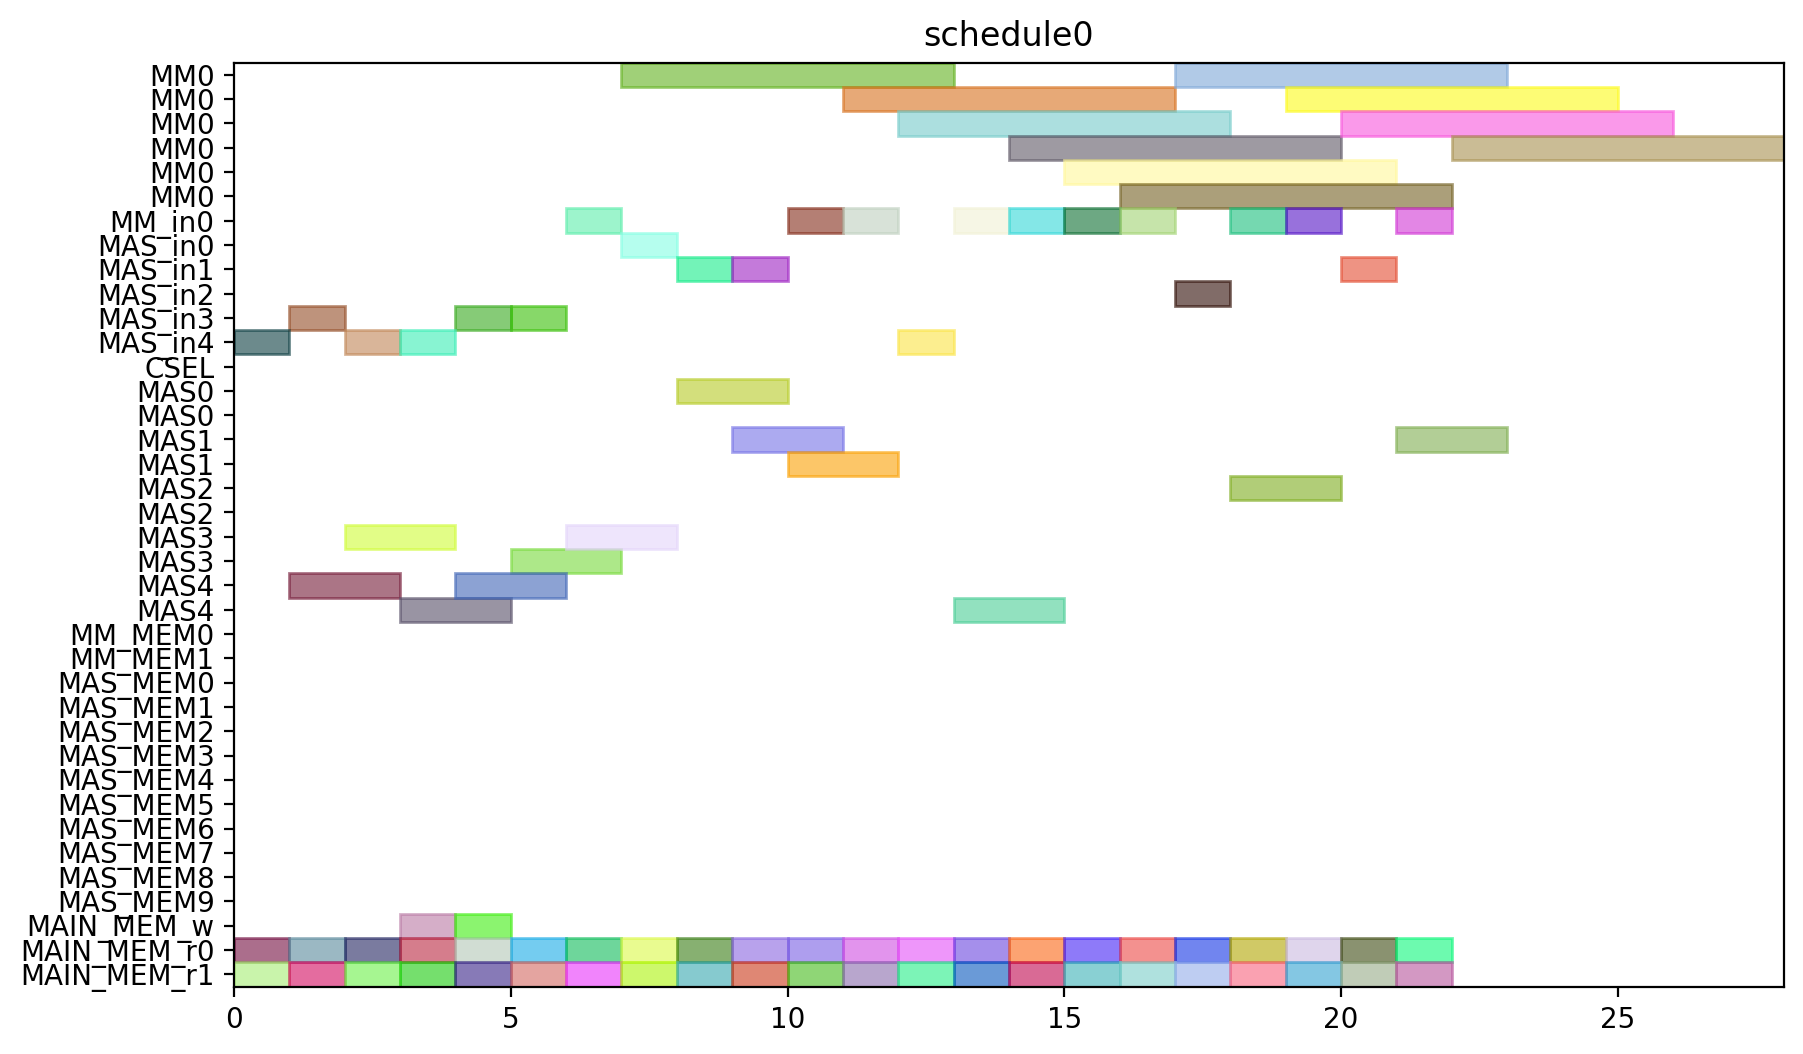

Python code for this plot:
from pyschedule import Scenario, solvers, plotters, alt


def solve():
	horizon = 120
	S = Scenario("schedule0", horizon=horizon)

	# resource
	MM = S.Resources('MM', num=1, size=6)
	MM_in = S.Resources('MM_in', num=1)
	MAS_in = S.Resources('MAS_in', num=5)
	CSEL = S.Resource('CSEL')
	MAS = S.Resources('MAS', num=5, size=2, periods=range(1, horizon))
	MM_MEM = S.Resources('MM_MEM', num=2)
	MAS_MEM = S.Resources('MAS_MEM', num=10)
	MAIN_MEM_w = S.Resource('MAIN_MEM_w', size=1)
	MAIN_MEM_r = S.Resources('MAIN_MEM_r', num=2)

	# result of previous scheduling

	# new tasks
	c10_t0 = S.Task('c10_t0', length=6, delay_cost=1)
	c10_t0 += alt(MM)
	c10_t0_in = S.Task('c10_t0_in', length=1, delay_cost=1)
	c10_t0_in += alt(MM_in)
	S += c10_t0_in*MM_in[0]<=c10_t0*MM[0]
	c10_t0_mem0 = S.Task('c10_t0_mem0', length=1, delay_cost=1)
	c10_t0_mem0 += MAIN_MEM_r[0]
	S += c10_t0_mem0 <= c10_t0

	c10_t0_mem1 = S.Task('c10_t0_mem1', length=1, delay_cost=1)
	c10_t0_mem1 += MAIN_MEM_r[1]
	S += c10_t0_mem1 <= c10_t0

	c10_t1 = S.Task('c10_t1', length=6, delay_cost=1)
	c10_t1 += alt(MM)
	c10_t1_in = S.Task('c10_t1_in', length=1, delay_cost=1)
	c10_t1_in += alt(MM_in)
	S += c10_t1_in*MM_in[0]<=c10_t1*MM[0]
	c10_t1_mem0 = S.Task('c10_t1_mem0', length=1, delay_cost=1)
	c10_t1_mem0 += MAIN_MEM_r[0]
	S += c10_t1_mem0 <= c10_t1

	c10_t1_mem1 = S.Task('c10_t1_mem1', length=1, delay_cost=1)
	c10_t1_mem1 += MAIN_MEM_r[1]
	S += c10_t1_mem1 <= c10_t1

	c10_t2 = S.Task('c10_t2', length=2, delay_cost=1)
	c10_t2 += alt(MAS)
	c10_t2_in = S.Task('c10_t2_in', length=1, delay_cost=1)
	c10_t2_in += alt(MAS_in)
	S += c10_t2_in*MAS_in[0]<=c10_t2*MAS[0]

	S += c10_t2_in*MAS_in[1]<=c10_t2*MAS[1]

	S += c10_t2_in*MAS_in[2]<=c10_t2*MAS[2]

	S += c10_t2_in*MAS_in[3]<=c10_t2*MAS[3]

	S += c10_t2_in*MAS_in[4]<=c10_t2*MAS[4]

	c10_t2_mem0 = S.Task('c10_t2_mem0', length=1, delay_cost=1)
	c10_t2_mem0 += MAIN_MEM_r[0]
	S += c10_t2_mem0 <= c10_t2

	c10_t2_mem1 = S.Task('c10_t2_mem1', length=1, delay_cost=1)
	c10_t2_mem1 += MAIN_MEM_r[1]
	S += c10_t2_mem1 <= c10_t2

	c10_t3 = S.Task('c10_t3', length=2, delay_cost=1)
	c10_t3 += alt(MAS)
	c10_t3_in = S.Task('c10_t3_in', length=1, delay_cost=1)
	c10_t3_in += alt(MAS_in)
	S += c10_t3_in*MAS_in[0]<=c10_t3*MAS[0]

	S += c10_t3_in*MAS_in[1]<=c10_t3*MAS[1]

	S += c10_t3_in*MAS_in[2]<=c10_t3*MAS[2]

	S += c10_t3_in*MAS_in[3]<=c10_t3*MAS[3]

	S += c10_t3_in*MAS_in[4]<=c10_t3*MAS[4]

	c10_t3_mem0 = S.Task('c10_t3_mem0', length=1, delay_cost=1)
	c10_t3_mem0 += MAIN_MEM_r[0]
	S += c10_t3_mem0 <= c10_t3

	c10_t3_mem1 = S.Task('c10_t3_mem1', length=1, delay_cost=1)
	c10_t3_mem1 += MAIN_MEM_r[1]
	S += c10_t3_mem1 <= c10_t3

	c20_t0 = S.Task('c20_t0', length=6, delay_cost=1)
	c20_t0 += alt(MM)
	c20_t0_in = S.Task('c20_t0_in', length=1, delay_cost=1)
	c20_t0_in += alt(MM_in)
	S += c20_t0_in*MM_in[0]<=c20_t0*MM[0]
	c20_t0_mem0 = S.Task('c20_t0_mem0', length=1, delay_cost=1)
	c20_t0_mem0 += MAIN_MEM_r[0]
	S += c20_t0_mem0 <= c20_t0

	c20_t0_mem1 = S.Task('c20_t0_mem1', length=1, delay_cost=1)
	c20_t0_mem1 += MAIN_MEM_r[1]
	S += c20_t0_mem1 <= c20_t0

	c20_t1 = S.Task('c20_t1', length=6, delay_cost=1)
	c20_t1 += alt(MM)
	c20_t1_in = S.Task('c20_t1_in', length=1, delay_cost=1)
	c20_t1_in += alt(MM_in)
	S += c20_t1_in*MM_in[0]<=c20_t1*MM[0]
	c20_t1_mem0 = S.Task('c20_t1_mem0', length=1, delay_cost=1)
	c20_t1_mem0 += MAIN_MEM_r[0]
	S += c20_t1_mem0 <= c20_t1

	c20_t1_mem1 = S.Task('c20_t1_mem1', length=1, delay_cost=1)
	c20_t1_mem1 += MAIN_MEM_r[1]
	S += c20_t1_mem1 <= c20_t1

	c20_t2 = S.Task('c20_t2', length=2, delay_cost=1)
	c20_t2 += alt(MAS)
	c20_t2_in = S.Task('c20_t2_in', length=1, delay_cost=1)
	c20_t2_in += alt(MAS_in)
	S += c20_t2_in*MAS_in[0]<=c20_t2*MAS[0]

	S += c20_t2_in*MAS_in[1]<=c20_t2*MAS[1]

	S += c20_t2_in*MAS_in[2]<=c20_t2*MAS[2]

	S += c20_t2_in*MAS_in[3]<=c20_t2*MAS[3]

	S += c20_t2_in*MAS_in[4]<=c20_t2*MAS[4]

	c20_t2_mem0 = S.Task('c20_t2_mem0', length=1, delay_cost=1)
	c20_t2_mem0 += MAIN_MEM_r[0]
	S += c20_t2_mem0 <= c20_t2

	c20_t2_mem1 = S.Task('c20_t2_mem1', length=1, delay_cost=1)
	c20_t2_mem1 += MAIN_MEM_r[1]
	S += c20_t2_mem1 <= c20_t2

	c20_t3 = S.Task('c20_t3', length=2, delay_cost=1)
	c20_t3 += alt(MAS)
	c20_t3_in = S.Task('c20_t3_in', length=1, delay_cost=1)
	c20_t3_in += alt(MAS_in)
	S += c20_t3_in*MAS_in[0]<=c20_t3*MAS[0]

	S += c20_t3_in*MAS_in[1]<=c20_t3*MAS[1]

	S += c20_t3_in*MAS_in[2]<=c20_t3*MAS[2]

	S += c20_t3_in*MAS_in[3]<=c20_t3*MAS[3]

	S += c20_t3_in*MAS_in[4]<=c20_t3*MAS[4]

	c20_t3_mem0 = S.Task('c20_t3_mem0', length=1, delay_cost=1)
	c20_t3_mem0 += MAIN_MEM_r[0]
	S += c20_t3_mem0 <= c20_t3

	c20_t3_mem1 = S.Task('c20_t3_mem1', length=1, delay_cost=1)
	c20_t3_mem1 += MAIN_MEM_r[1]
	S += c20_t3_mem1 <= c20_t3

	c01_t0 = S.Task('c01_t0', length=6, delay_cost=1)
	c01_t0 += alt(MM)
	c01_t0_in = S.Task('c01_t0_in', length=1, delay_cost=1)
	c01_t0_in += alt(MM_in)
	S += c01_t0_in*MM_in[0]<=c01_t0*MM[0]
	c01_t0_mem0 = S.Task('c01_t0_mem0', length=1, delay_cost=1)
	c01_t0_mem0 += MAIN_MEM_r[0]
	S += c01_t0_mem0 <= c01_t0

	c01_t0_mem1 = S.Task('c01_t0_mem1', length=1, delay_cost=1)
	c01_t0_mem1 += MAIN_MEM_r[1]
	S += c01_t0_mem1 <= c01_t0

	c01_t1 = S.Task('c01_t1', length=6, delay_cost=1)
	c01_t1 += alt(MM)
	c01_t1_in = S.Task('c01_t1_in', length=1, delay_cost=1)
	c01_t1_in += alt(MM_in)
	S += c01_t1_in*MM_in[0]<=c01_t1*MM[0]
	c01_t1_mem0 = S.Task('c01_t1_mem0', length=1, delay_cost=1)
	c01_t1_mem0 += MAIN_MEM_r[0]
	S += c01_t1_mem0 <= c01_t1

	c01_t1_mem1 = S.Task('c01_t1_mem1', length=1, delay_cost=1)
	c01_t1_mem1 += MAIN_MEM_r[1]
	S += c01_t1_mem1 <= c01_t1

	c01_t2 = S.Task('c01_t2', length=2, delay_cost=1)
	c01_t2 += alt(MAS)
	c01_t2_in = S.Task('c01_t2_in', length=1, delay_cost=1)
	c01_t2_in += alt(MAS_in)
	S += c01_t2_in*MAS_in[0]<=c01_t2*MAS[0]

	S += c01_t2_in*MAS_in[1]<=c01_t2*MAS[1]

	S += c01_t2_in*MAS_in[2]<=c01_t2*MAS[2]

	S += c01_t2_in*MAS_in[3]<=c01_t2*MAS[3]

	S += c01_t2_in*MAS_in[4]<=c01_t2*MAS[4]

	c01_t2_mem0 = S.Task('c01_t2_mem0', length=1, delay_cost=1)
	c01_t2_mem0 += MAIN_MEM_r[0]
	S += c01_t2_mem0 <= c01_t2

	c01_t2_mem1 = S.Task('c01_t2_mem1', length=1, delay_cost=1)
	c01_t2_mem1 += MAIN_MEM_r[1]
	S += c01_t2_mem1 <= c01_t2

	c01_t3 = S.Task('c01_t3', length=2, delay_cost=1)
	c01_t3 += alt(MAS)
	c01_t3_in = S.Task('c01_t3_in', length=1, delay_cost=1)
	c01_t3_in += alt(MAS_in)
	S += c01_t3_in*MAS_in[0]<=c01_t3*MAS[0]

	S += c01_t3_in*MAS_in[1]<=c01_t3*MAS[1]

	S += c01_t3_in*MAS_in[2]<=c01_t3*MAS[2]

	S += c01_t3_in*MAS_in[3]<=c01_t3*MAS[3]

	S += c01_t3_in*MAS_in[4]<=c01_t3*MAS[4]

	c01_t3_mem0 = S.Task('c01_t3_mem0', length=1, delay_cost=1)
	c01_t3_mem0 += MAIN_MEM_r[0]
	S += c01_t3_mem0 <= c01_t3

	c01_t3_mem1 = S.Task('c01_t3_mem1', length=1, delay_cost=1)
	c01_t3_mem1 += MAIN_MEM_r[1]
	S += c01_t3_mem1 <= c01_t3

	c11_t0 = S.Task('c11_t0', length=6, delay_cost=1)
	c11_t0 += alt(MM)
	c11_t0_in = S.Task('c11_t0_in', length=1, delay_cost=1)
	c11_t0_in += alt(MM_in)
	S += c11_t0_in*MM_in[0]<=c11_t0*MM[0]
	c11_t0_mem0 = S.Task('c11_t0_mem0', length=1, delay_cost=1)
	c11_t0_mem0 += MAIN_MEM_r[0]
	S += c11_t0_mem0 <= c11_t0

	c11_t0_mem1 = S.Task('c11_t0_mem1', length=1, delay_cost=1)
	c11_t0_mem1 += MAIN_MEM_r[1]
	S += c11_t0_mem1 <= c11_t0

	c11_t1 = S.Task('c11_t1', length=6, delay_cost=1)
	c11_t1 += alt(MM)
	c11_t1_in = S.Task('c11_t1_in', length=1, delay_cost=1)
	c11_t1_in += alt(MM_in)
	S += c11_t1_in*MM_in[0]<=c11_t1*MM[0]
	c11_t1_mem0 = S.Task('c11_t1_mem0', length=1, delay_cost=1)
	c11_t1_mem0 += MAIN_MEM_r[0]
	S += c11_t1_mem0 <= c11_t1

	c11_t1_mem1 = S.Task('c11_t1_mem1', length=1, delay_cost=1)
	c11_t1_mem1 += MAIN_MEM_r[1]
	S += c11_t1_mem1 <= c11_t1

	c11_t2 = S.Task('c11_t2', length=2, delay_cost=1)
	c11_t2 += alt(MAS)
	c11_t2_in = S.Task('c11_t2_in', length=1, delay_cost=1)
	c11_t2_in += alt(MAS_in)
	S += c11_t2_in*MAS_in[0]<=c11_t2*MAS[0]

	S += c11_t2_in*MAS_in[1]<=c11_t2*MAS[1]

	S += c11_t2_in*MAS_in[2]<=c11_t2*MAS[2]

	S += c11_t2_in*MAS_in[3]<=c11_t2*MAS[3]

	S += c11_t2_in*MAS_in[4]<=c11_t2*MAS[4]

	c11_t2_mem0 = S.Task('c11_t2_mem0', length=1, delay_cost=1)
	c11_t2_mem0 += MAIN_MEM_r[0]
	S += c11_t2_mem0 <= c11_t2

	c11_t2_mem1 = S.Task('c11_t2_mem1', length=1, delay_cost=1)
	c11_t2_mem1 += MAIN_MEM_r[1]
	S += c11_t2_mem1 <= c11_t2

	c11_t3 = S.Task('c11_t3', length=2, delay_cost=1)
	c11_t3 += alt(MAS)
	c11_t3_in = S.Task('c11_t3_in', length=1, delay_cost=1)
	c11_t3_in += alt(MAS_in)
	S += c11_t3_in*MAS_in[0]<=c11_t3*MAS[0]

	S += c11_t3_in*MAS_in[1]<=c11_t3*MAS[1]

	S += c11_t3_in*MAS_in[2]<=c11_t3*MAS[2]

	S += c11_t3_in*MAS_in[3]<=c11_t3*MAS[3]

	S += c11_t3_in*MAS_in[4]<=c11_t3*MAS[4]

	c11_t3_mem0 = S.Task('c11_t3_mem0', length=1, delay_cost=1)
	c11_t3_mem0 += MAIN_MEM_r[0]
	S += c11_t3_mem0 <= c11_t3

	c11_t3_mem1 = S.Task('c11_t3_mem1', length=1, delay_cost=1)
	c11_t3_mem1 += MAIN_MEM_r[1]
	S += c11_t3_mem1 <= c11_t3

	c21_t0 = S.Task('c21_t0', length=6, delay_cost=1)
	c21_t0 += alt(MM)
	c21_t0_in = S.Task('c21_t0_in', length=1, delay_cost=1)
	c21_t0_in += alt(MM_in)
	S += c21_t0_in*MM_in[0]<=c21_t0*MM[0]
	c21_t0_mem0 = S.Task('c21_t0_mem0', length=1, delay_cost=1)
	c21_t0_mem0 += MAIN_MEM_r[0]
	S += c21_t0_mem0 <= c21_t0

	c21_t0_mem1 = S.Task('c21_t0_mem1', length=1, delay_cost=1)
	c21_t0_mem1 += MAIN_MEM_r[1]
	S += c21_t0_mem1 <= c21_t0

	c21_t1 = S.Task('c21_t1', length=6, delay_cost=1)
	c21_t1 += alt(MM)
	c21_t1_in = S.Task('c21_t1_in', length=1, delay_cost=1)
	c21_t1_in += alt(MM_in)
	S += c21_t1_in*MM_in[0]<=c21_t1*MM[0]
	c21_t1_mem0 = S.Task('c21_t1_mem0', length=1, delay_cost=1)
	c21_t1_mem0 += MAIN_MEM_r[0]
	S += c21_t1_mem0 <= c21_t1

	c21_t1_mem1 = S.Task('c21_t1_mem1', length=1, delay_cost=1)
	c21_t1_mem1 += MAIN_MEM_r[1]
	S += c21_t1_mem1 <= c21_t1

	c21_t2 = S.Task('c21_t2', length=2, delay_cost=1)
	c21_t2 += alt(MAS)
	c21_t2_in = S.Task('c21_t2_in', length=1, delay_cost=1)
	c21_t2_in += alt(MAS_in)
	S += c21_t2_in*MAS_in[0]<=c21_t2*MAS[0]

	S += c21_t2_in*MAS_in[1]<=c21_t2*MAS[1]

	S += c21_t2_in*MAS_in[2]<=c21_t2*MAS[2]

	S += c21_t2_in*MAS_in[3]<=c21_t2*MAS[3]

	S += c21_t2_in*MAS_in[4]<=c21_t2*MAS[4]

	c21_t2_mem0 = S.Task('c21_t2_mem0', length=1, delay_cost=1)
	c21_t2_mem0 += MAIN_MEM_r[0]
	S += c21_t2_mem0 <= c21_t2

	c21_t2_mem1 = S.Task('c21_t2_mem1', length=1, delay_cost=1)
	c21_t2_mem1 += MAIN_MEM_r[1]
	S += c21_t2_mem1 <= c21_t2

	c21_t3 = S.Task('c21_t3', length=2, delay_cost=1)
	c21_t3 += alt(MAS)
	c21_t3_in = S.Task('c21_t3_in', length=1, delay_cost=1)
	c21_t3_in += alt(MAS_in)
	S += c21_t3_in*MAS_in[0]<=c21_t3*MAS[0]

	S += c21_t3_in*MAS_in[1]<=c21_t3*MAS[1]

	S += c21_t3_in*MAS_in[2]<=c21_t3*MAS[2]

	S += c21_t3_in*MAS_in[3]<=c21_t3*MAS[3]

	S += c21_t3_in*MAS_in[4]<=c21_t3*MAS[4]

	c21_t3_mem0 = S.Task('c21_t3_mem0', length=1, delay_cost=1)
	c21_t3_mem0 += MAIN_MEM_r[0]
	S += c21_t3_mem0 <= c21_t3

	c21_t3_mem1 = S.Task('c21_t3_mem1', length=1, delay_cost=1)
	c21_t3_mem1 += MAIN_MEM_r[1]
	S += c21_t3_mem1 <= c21_t3

	c000 = S.Task('c000', length=2, delay_cost=1)
	c000 += alt(MAS)
	c000_in = S.Task('c000_in', length=1, delay_cost=1)
	c000_in += alt(MAS_in)
	S += c000_in*MAS_in[0]<=c000*MAS[0]

	S += c000_in*MAS_in[1]<=c000*MAS[1]

	S += c000_in*MAS_in[2]<=c000*MAS[2]

	S += c000_in*MAS_in[3]<=c000*MAS[3]

	S += c000_in*MAS_in[4]<=c000*MAS[4]

	S += 0<c000

	c000_w = S.Task('c000_w', length=1, delay_cost=1)
	c000_w += alt(MAIN_MEM_w)
	S += c000 <= c000_w

	c000_mem0 = S.Task('c000_mem0', length=1, delay_cost=1)
	c000_mem0 += MAIN_MEM_r[0]
	S += c000_mem0 <= c000

	c000_mem1 = S.Task('c000_mem1', length=1, delay_cost=1)
	c000_mem1 += MAIN_MEM_r[1]
	S += c000_mem1 <= c000

	c001 = S.Task('c001', length=2, delay_cost=1)
	c001 += alt(MAS)
	c001_in = S.Task('c001_in', length=1, delay_cost=1)
	c001_in += alt(MAS_in)
	S += c001_in*MAS_in[0]<=c001*MAS[0]

	S += c001_in*MAS_in[1]<=c001*MAS[1]

	S += c001_in*MAS_in[2]<=c001*MAS[2]

	S += c001_in*MAS_in[3]<=c001*MAS[3]

	S += c001_in*MAS_in[4]<=c001*MAS[4]

	S += 0<c001

	c001_w = S.Task('c001_w', length=1, delay_cost=1)
	c001_w += alt(MAIN_MEM_w)
	S += c001 <= c001_w

	c001_mem0 = S.Task('c001_mem0', length=1, delay_cost=1)
	c001_mem0 += MAIN_MEM_r[0]
	S += c001_mem0 <= c001

	c001_mem1 = S.Task('c001_mem1', length=1, delay_cost=1)
	c001_mem1 += MAIN_MEM_r[1]
	S += c001_mem1 <= c001

	solvers.mip.solve(S,msg=1,kind='CPLEX',ratio_gap=1.01)

	solution = [['hoge']*len(S.solution()[1]) for i in range(len(S.solution()))]
	for i in range(len(S.solution())):
		for j in range(len(S.solution()[i])):
			solution[i][j]=str(S.solution()[i][j])
	print(solution)

	cycles = int(solution[-1][3])

	pic_file_name = "/mnt/rose/usr1/fukuda/ABE/multiRAM_multiMAS_16mux/scheduling_result/stage6MM1_stage2MAS5/FROB/schedule0.png"
	if(S.solution() != []):
		plotters.matplotlib.plot(S,img_filename=pic_file_name, show_task_labels=False, fig_size=(cycles*0.25+3, 6))

	return solution
